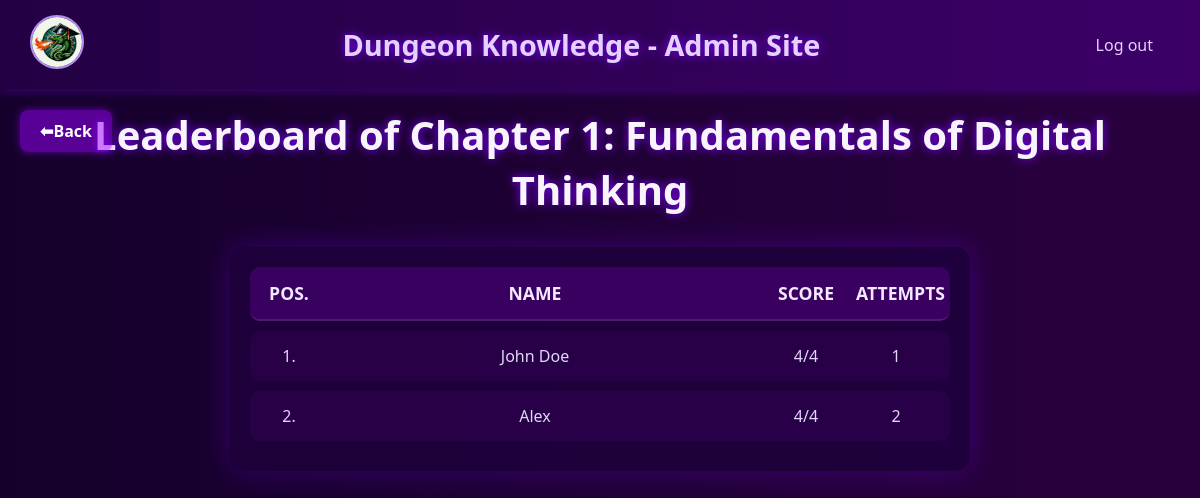
The app's page /project_source_code/leaderboard.php?quiz_id=1&subject_id=1 (signed in) with its own data.
### tables this page shows
CREATE TABLE `quizzes` (
  `id` int(11) NOT NULL,
  `subject_id` int(11) NOT NULL,
  `quiz_name` text NOT NULL,
  `description` text DEFAULT NULL,
  `wrong_answer_limit` int(11) DEFAULT 3
);

CREATE TABLE `users` (
  `id` int(11) NOT NULL,
  `name` text NOT NULL,
  `username` text NOT NULL,
  `password` text NOT NULL,
  `avatar_index` int(11) NOT NULL
);

### project_source_code/leaderboard.php (the view, shortened to what this page needs)
<?php
include('admin.php');
$subject_id = $_GET['subject_id'] ?? '';
$quiz_id = $_GET['quiz_id'] ?? '';
$sql_query= "SELECT user_id, MAX(score) AS highest_score, COUNT(user_id) AS attempt_count FROM results WHERE quiz_id = '$quiz_id' GROUP BY user_id ORDER BY highest_score DESC, attempt_count ASC";
$result_leaderboard = mysqli_query($conn,$sql_query);
$sql_query="SELECT quiz_name from quizzes where id='$quiz_id'";
$result_quizname= mysqli_query($conn,$sql_query);
$row_quizname= mysqli_fetch_assoc($result_quizname);
$quizname = $row_quizname['quiz_name'];
?>
<!DOCTYPE html>
<html lang="en">
<head>
    <link rel="stylesheet" href="css/leaderboard.css">
</head>
<body>
    <nav class="navbar">
        <a href="admin_home.php"><img src="media/logo.jpg" alt="Logo" aria-label="Website Logo"></a>
        <h1>Dungeon Knowledge - Admin Site</h1>
        <li><a href="logout.php">Log out</a></li>
    </nav>
    <div class='title'>
        <a href="edit_subject.php?subject_id=<?php echo $subject_id; ?>">
        <button class='back-btn'>⬅Back</button>
        </a>
        <h1>Leaderboard of <?php echo $quizname; ?></h1>
    </div>
    <div class='leaderboard'>
        <div class="leaderboard-header">
            <span>Pos.</span>
            <span>Name</span>
            <span>Score</span>
            <span>Attempts</span>
        </div>
        <?php
        $count=0;
        if(mysqli_num_rows($result_leaderboard) > 0){
            while($row_leaderboard = mysqli_fetch_assoc($result_leaderboard)){
                $count++;
                $user_id=$row_leaderboard['user_id'];
                $attempts=$row_leaderboard['attempt_count'];
                $score=$row_leaderboard['highest_score'];
                $sql_query="SELECT name from users where id='$user_id'";
                $result= mysqli_query($conn,$sql_query);
                $row= mysqli_fetch_assoc($result);
                $name=$row['name'];
                echo "<div class='leaderboard-row'>
                <span>$count.</span> <span>$name</span> <span>$score</span> <span>$attempts</span>
                </div>";
            }
        } else {
            echo "<div>No attempts on this quiz yet</div>";
        }
        ?>
    </div>
</body>
</html>

### project_source_code/css/leaderboard.css (style rules this page uses)
body { background: linear-gradient(to right, #15002b, #2a003f); font-family: 'Segoe UI', Tahoma, Geneva, Verdana, sans-serif; color: #e0d7f8; text-align: center; margin: 0; padding: 80px 20px 20px; min-height: 100vh; }
h1 { margin-bottom: 30px; font-size: 2.5em; color:rgb(247, 244, 251); text-shadow: 0 0 10px #7f00ff; }
.leaderboard { max-width: 700px; margin: 0 auto; background: rgba(30, 0, 60, 0.85); padding: 20px; border-radius: 15px; box-shadow: 0 0 30px rgba(120, 0, 255, 0.3); }
.leaderboard-header, .leaderboard-row { display: grid; grid-template-columns: 50px 1fr 100px 80px; padding: 14px; align-items: center; }
.leaderboard-header { font-weight: bold; background: rgba(60, 0, 100, 0.9); border-bottom: 2px solid rgba(255, 255, 255, 0.1); border-radius: 10px; color: #f3e8ff; text-transform: uppercase; font-size: 1.1em; }
.leaderboard-row { background: rgba(80, 0, 120, 0.2); margin: 10px 0; border-radius: 10px; transition: background 0.3s, transform 0.3s; }
.navbar { display: flex; justify-content: space-between; align-items: center; padding: 15px 30px; position: fixed; top: 0; left: 0; right: 0; background: linear-gradient(to right, #230043, #3c0068); backdrop-filter: blur(8px); z-index: 10; box-shadow: 0 2px 10px rgba(100, 0, 200, 0.5); }
.navbar img { border-radius: 50%; width: 50px; height: 50px; object-fit: cover; border: 2px solid #b48cf5; }
.navbar h1 { font-size: 1.8em; color: #e5d1ff; margin: 0; font-weight: 600; }
.navbar li { list-style: none; }
.navbar li a { text-decoration: none; color: #e5d1ff; font-size: 16px; padding: 8px 16px; border: 1px solid transparent; border-radius: 8px; transition: background 0.3s, color 0.3s, border 0.3s; }
.back-btn { background: rgba(155, 0, 255, 0.5); border-radius: 8px; color: white; padding: 10px 20px; border: none; font-weight: bold; font-size: 16px; font-family: 'Segoe UI', Tahoma, Geneva, Verdana, sans-serif; position: fixed; top: 110px; left: 20px; box-shadow: 0 0 10px rgba(155, 0, 255, 0.5); z-index: 999; cursor: pointer; transition: background 0.3s, transform 0.3s; }

### records on screen
quizzes: quiz_name "Chapter 1: Fundamentals of Digital Thinking"
users: name "John Doe"
users: name "Alex"

### other values on screen
$score "4/4"
$attempts "1"
$attempts "2"
